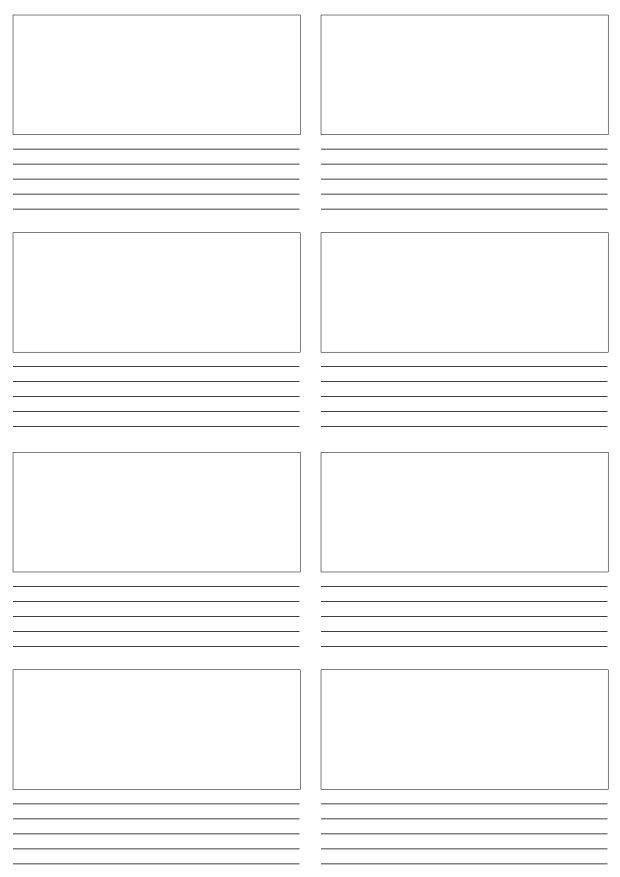
#> input picture files/storyboard-template.jpg, 2480 x 3508 px (shown at 1/4 size); its folder holds only this picture in this run
$ python -i render_thumbs.py   (imports and definitions only)
#> lines starting #> are read from the running program, lines starting #| are printed output that depends on the picture; after the words box and inside, x2 and y2 are one past the last pixel; in counts of white or black regions, pixels touching at a corner belong together
#> further down, picture is the input picture: PIL image 2480x3508 RGB; mean R, G, B 249.4, 249.4, 249.4
"""Make each product's tile image, and compact 3D models for the viewer.

STLs are rendered with a small flat-shaded software renderer and rewritten as binary STL.
PDFs, Illustrator files, SVGs and images are rasterized. Products with none of those
(presets, LUTs) get no image, and the page falls back to line art.
"""
import io
import os
import re
import struct
import zipfile

import fitz
import numpy as np
from PIL import Image, ImageChops, ImageDraw, ImageOps

SIZE = 480
SUPERSAMPLE = 3
APERTURE_DISC_SCALE = 0.72
AZIMUTH = np.radians(-35)
ELEVATION = np.radians(25)
BASE_COLOR = np.array([201, 205, 210], dtype=float)
LIGHT_A = np.array([-0.4, 0.5, 0.77])
LIGHT_B = np.array([0.7, -0.2, 0.3])
ASCII_VERTEX = re.compile(rb"vertex\s+(\S+)\s+(\S+)\s+(\S+)")
DOC_EXTENSIONS = [".pdf", ".ai", ".svg", ".png", ".jpg", ".jpeg", ".bmp", ".psd"]


# [132 lines left out: functions is_junk, read_source_files, parse_stl, turn, write_binary_stl, arrange_parts and 3 more, not called in this run]


def hex_color(value):
    return tuple(int(value[i:i + 2], 16) for i in (1, 3, 5))


def lens_cap_tile(image, background="#000000", ink_color=None, edge_color=None):
    """A round tile with light artwork on the background color, black unless a product sets one.

    Black ink with no background of its own is inverted. Art that is already a black disc
    keeps its look, with any cut-out text showing white. Light or colored art goes on the
    background as is. With ink_color, black becomes the background and white becomes the ink,
    and edge_color adds a vignette, fading the background to that color at the rim.
    """
#> called with background = '#000000'
    ground = hex_color(background)
    image = image.convert("RGBA")
    image.thumbnail((SIZE * 3, SIZE * 3), Image.LANCZOS)
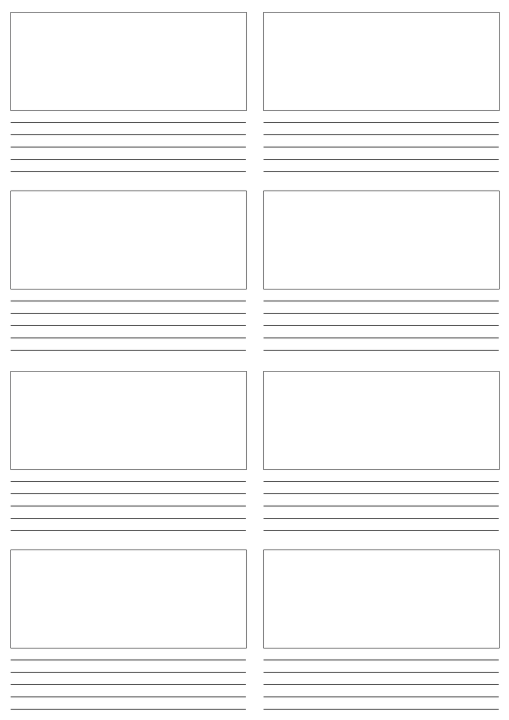
#> image: PIL image 1018x1440 RGBA (shown at 1/2 size); mean R, G, B, A 248.8, 248.8, 248.8, 255
    pixels = np.asarray(image, dtype=float)
    if pixels[..., 3].min() < 250:
        ink = pixels[..., 3] > 10
    else:
        ink = np.abs(pixels[..., :3] - pixels[0, 0, :3]).max(axis=2) > 16
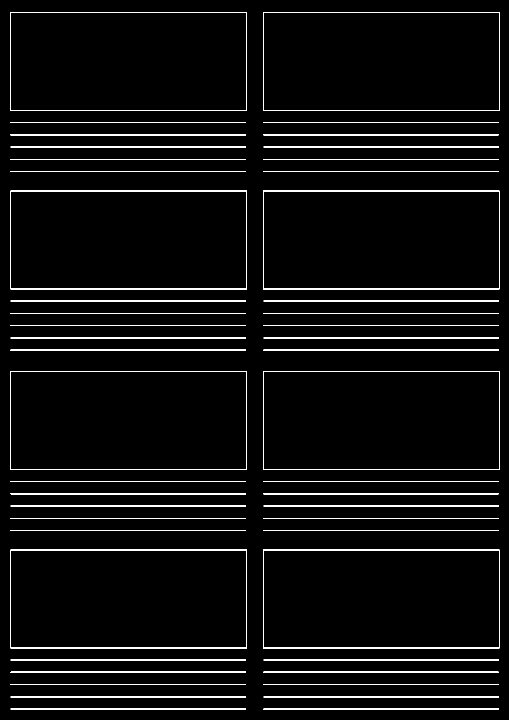
#> ink: shape (1440, 1018) bool (shown at 1/2 size); 4.3% white in thin lines or dots
    if not ink.any():
        raise ValueError("no artwork found")

    rows, columns = np.nonzero(ink)
    center_x = (columns.min() + columns.max() + 1) / 2
#> center_x = 510
    center_y = (rows.min() + rows.max() + 1) / 2
#> center_y = 722
    radius = np.hypot(columns - center_x, rows - center_y).max() + 1
#> radius = 853.2
    coverage = ink.sum() / (np.pi * radius ** 2)
#> coverage = 0.0279
    is_light = np.asarray(image.convert("L"), dtype=float)[ink].mean() > 90
#> is_light = True

    backdrop = ground + (255,) if is_light else (255, 255, 255, 255)
#> backdrop = (0, 0, 0, 255)
    flat = Image.new("RGBA", image.size, backdrop)
    flat.alpha_composite(image)
    flat = flat.convert("RGB")
#> flat: PIL image 1018x1440 RGB
    is_disc = not is_light and coverage > 0.5
#> is_disc = False
    if not is_light and not is_disc:
        flat = ImageOps.invert(flat)
    if ink_color:
        amount = np.asarray(flat.convert("L"), dtype=float)[..., None] / 255
        paint = np.array(ground, dtype=float)
        if edge_color:
            y, x = np.indices(amount.shape[:2])
            falloff = np.clip(np.hypot(x - center_x, y - center_y) / radius, 0, 1)[..., None] ** 2
            paint = paint * (1 - falloff) + np.array(hex_color(edge_color)) * falloff
        mixed = paint * (1 - amount) + np.array(hex_color(ink_color)) * amount
        flat = Image.fromarray(mixed.round().astype(np.uint8))
    # A solid disc is trimmed just inside its edge. Everything else gets a little margin.
    radius *= 0.995 if is_disc else 1.05
#> radius = 895.9

    box = [round(v) for v in (center_x - radius, center_y - radius, center_x + radius, center_y + radius)]
#> box = [-386, -174, 1406, 1618]
    # Pasting rather than cropping, so a margin past the image's edge still gets the background.
    tile = Image.new("RGB", (box[2] - box[0], box[3] - box[1]), ground)
#> tile: PIL image 1792x1792 RGB; every value is 0
    tile.paste(flat, (-box[0], -box[1]))
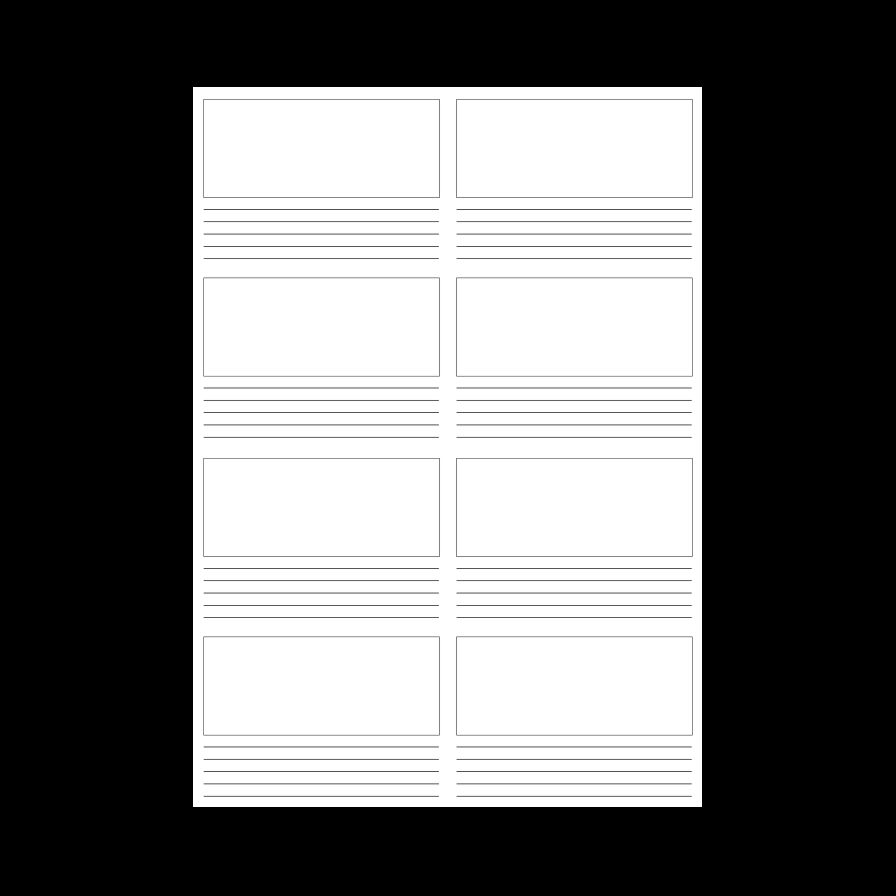
#> tile: PIL image 1792x1792 RGB (shown at 1/2 size); mean R, G, B 113.6, 113.6, 113.6
    tile = tile.resize((SIZE, SIZE), Image.LANCZOS).convert("RGBA")
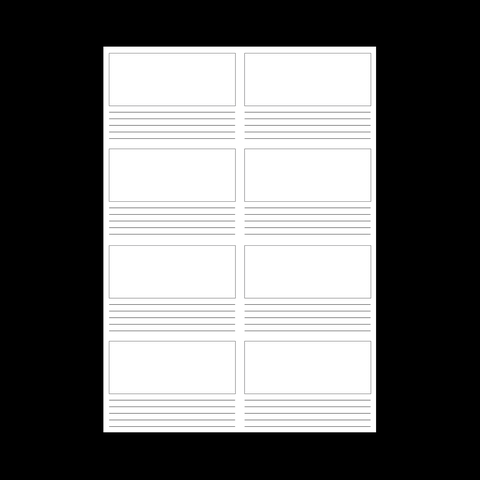
#> tile: PIL image 480x480 RGBA; mean R, G, B, A 113.2, 113.2, 113.2, 255
    mask = Image.new("L", (SIZE * 4, SIZE * 4), 0)
#> mask: PIL image 1920x1920 L; every value is 0
    ImageDraw.Draw(mask).ellipse((0, 0, SIZE * 4 - 1, SIZE * 4 - 1), fill=255)
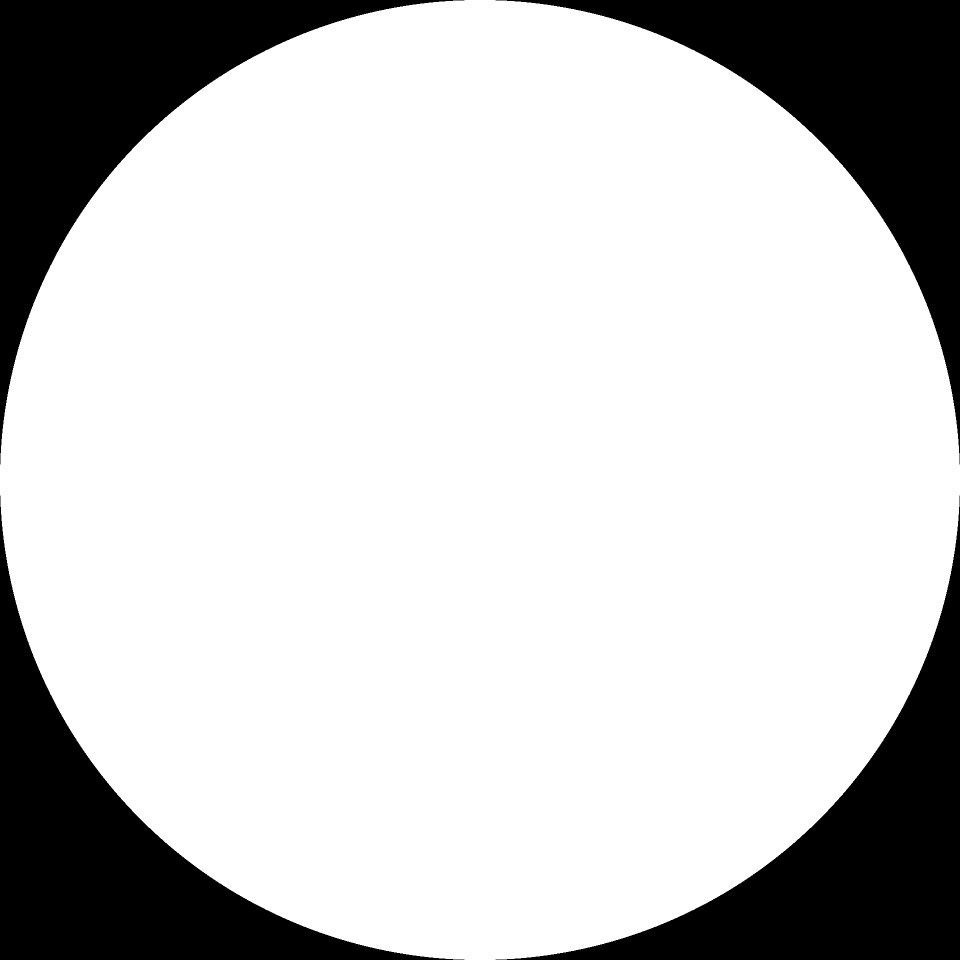
#> mask: PIL image 1920x1920 L (shown at 1/2 size); 78.5% white; 4 black regions, box (x1, y1, x2, y2) and area: (0, 0, 929, 929) 197853, (991, 0, 1920, 929) 197853, (0, 991, 929, 1920) 197853, (991, 991, 1920, 1920) 197853
    tile.putalpha(mask.resize((SIZE, SIZE), Image.LANCZOS))
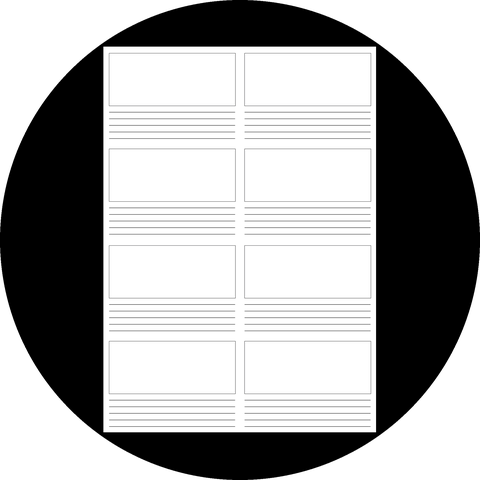
#> tile: PIL image 480x480 RGBA; mean R, G, B, A 113.2, 113.2, 113.2, 200.3; transparent parts drawn white
    return tile


# [106 lines left out: functions aperture_tile, render_document, on_paper_if_dark, build_visuals, not called in this run]

>>> from PIL import Image
>>> picture = Image.open('../files/storyboard-template.jpg')
>>> result = lens_cap_tile(picture)
